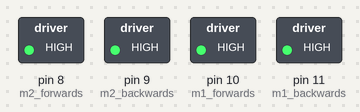
Recording of a sketch running on a simulated Arduino Uno, built with avr-gcc and run on an emulated ATmega328P. Parts: switched loads named in the sketch (green lamp = pin HIGH).

Above: at 1.0 s.
At 3.0 s:
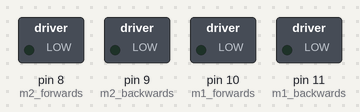
Timing chart, 0 to 5.2 s (numbered marks = the images above):
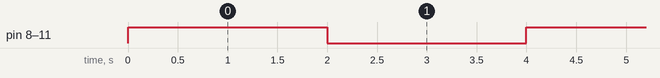

Measured:
- by itself, pin 8 (m2_forwards), pin 9 (m2_backwards), pin 10 (m1_forwards), pin 11 (m1_backwards): alternates HIGH for 2.0 s and LOW for 2.0 s
- by itself, everything shown: repeats every 4.0 s, in 3 steps

The sketch:

main.ino
```cpp
const int m1_forwards = 10;
const int m1_backwards = 11;//assign relay INx pin to arduino pin
const int m2_forwards = 8;
const int m2_backwards = 9;//assign relay INx pin to arduino pin
void setup() {
pinMode(m1_forwards, OUTPUT);//set relay as an output
pinMode(m1_backwards, OUTPUT);//set relay as an output
pinMode(m2_forwards, OUTPUT);//set relay as an output
pinMode(m2_backwards, OUTPUT);//set relay as an output
}
void loop() {
 //Activate the relay one direction, they must be different to move the motor
 moveforward();
 delay(2000); // wait 2 seconds
 stopmotor();//Deactivate both relays to brake the motor
 delay(2000);// wait 2 seconds
 movebackward();//Activate the relay the other direction, they must be different to move the motor
// delay(2000);// wait 2 seconds
// stopmotor();
}

void moveforward(){

  digitalWrite(m1_forwards, HIGH);
    digitalWrite(m2_forwards, HIGH);
 digitalWrite(m1_backwards, HIGH);
 digitalWrite(m2_backwards, HIGH);

}

void stopmotor(){
   digitalWrite(m1_forwards, LOW);
    digitalWrite(m2_forwards, LOW);
 digitalWrite(m1_backwards, LOW);
 digitalWrite(m2_backwards, LOW);
}
void movebackward(){
   digitalWrite(m1_forwards, HIGH);
    digitalWrite(m2_forwards, HIGH);
 digitalWrite(m1_backwards, LOW);
 digitalWrite(m2_backwards, LOW);

}
```
